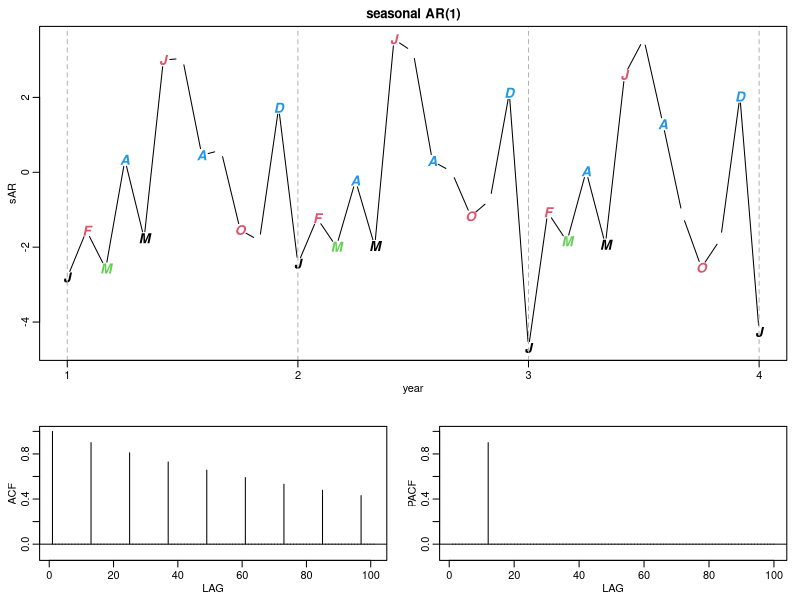
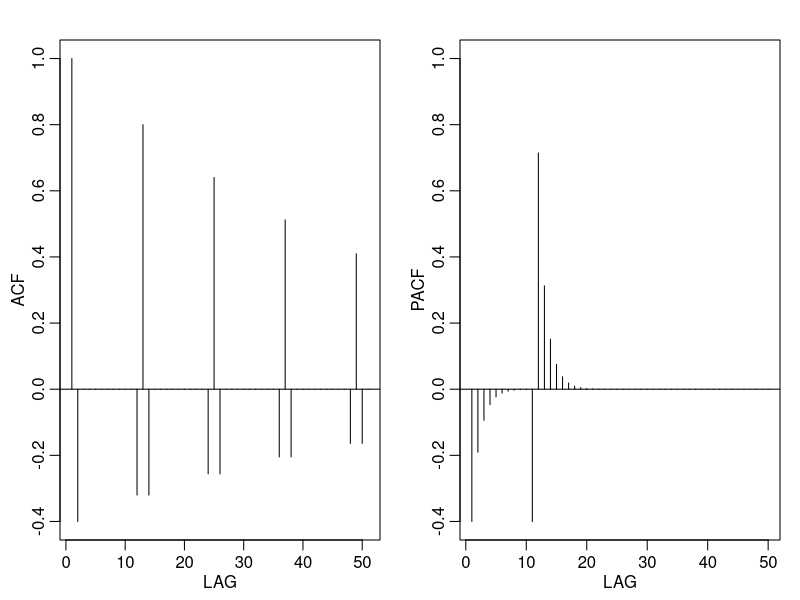
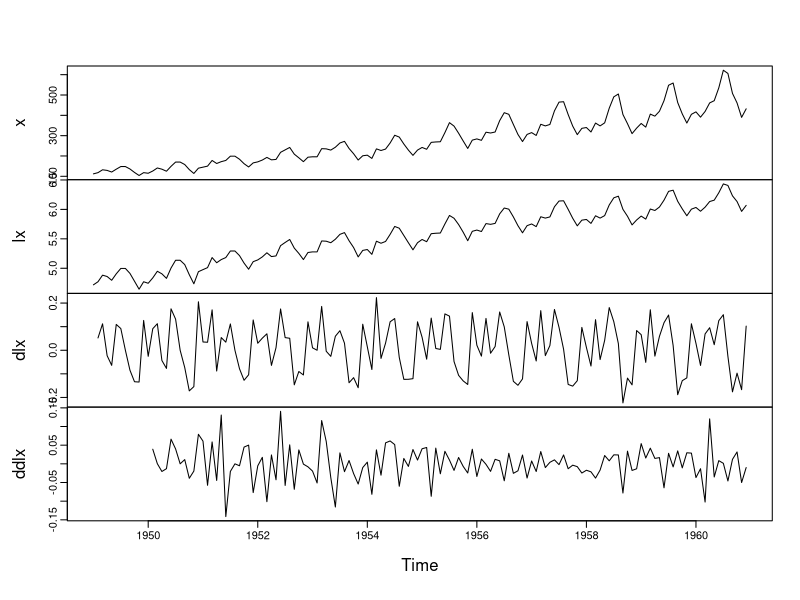
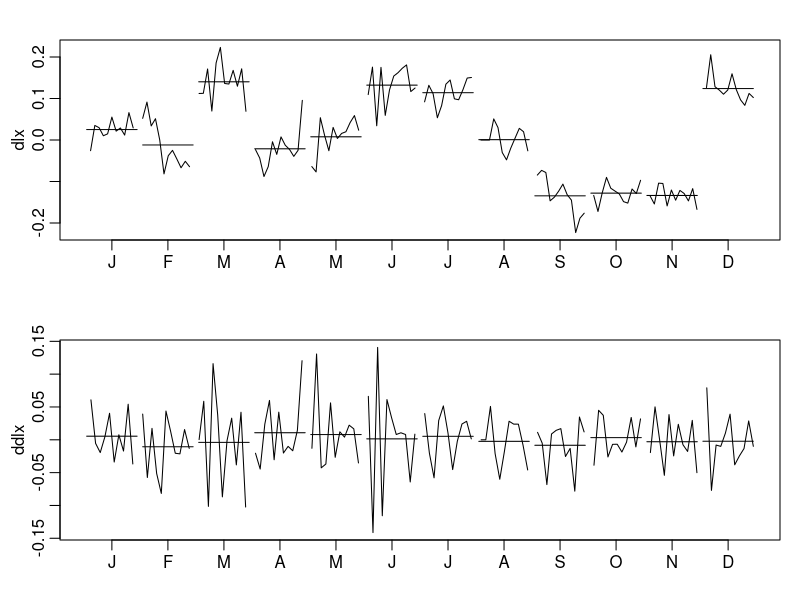
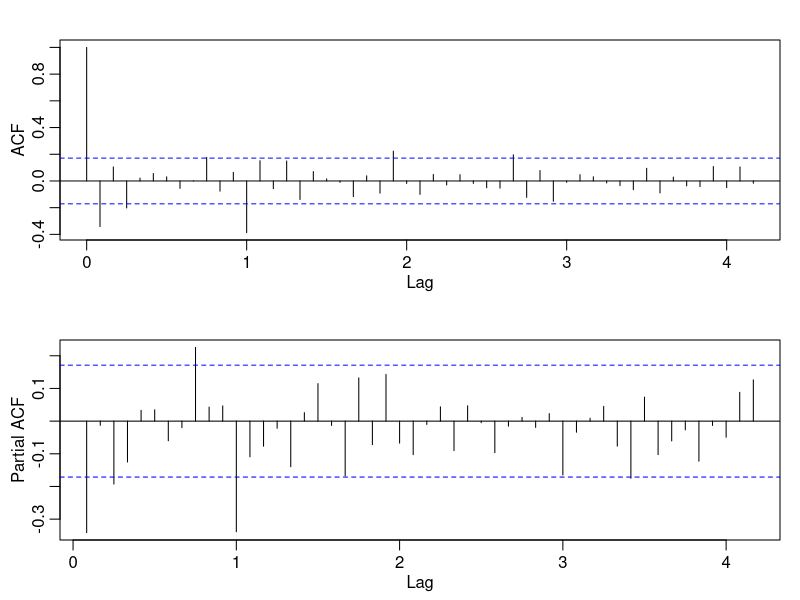

R code for these plots, in order:
# PSTAT 174/274, Spring '17,  
# Lab 5
# Examples obtained from Shumway - Time Series Analysis and its applications, 4th edition

# Page 146
#### Example 3.46 , Seasonal AR Series
# ARIMA(0,0,0)x(1,0,0)_S=12
set.seed(666)
phi= c(rep(0,11),.9) # 12 elements, the first 11 elements are 0 and the last element is .9
sAR= arima.sim(list(order=c(12,0,0), ar=phi), n=37)
# using arima.sim() to simulate 
# order(p,d,q): in this case, we want AR(12) where phi_12=.9

sAR= ts(sAR, freq=12)# convert sAR to time series format
# manually input frequency of 12
layout(matrix(c(1,1,2, 1,1,3), nc=2))
par(mar=c(3,3,2,1), mgp=c(1.6,.6,0))
plot(sAR, axes=FALSE,main='seasonal AR(1)',xlab="year", type='c')
Months= c("J","F","M","A","M","J","  J","A","  S","O","  N","D")
points(sAR, pch=Months, cex=1.25, font=4, col=1:4)
axis(1, 1:4); abline(v=1:4, lty=2, col=gray(.7))
axis(2); box()
# clear seasonal trend with d=12

# obtain theoretical ACF of SAR(12)
ACF= ARMAacf(ar=phi, ma=0, 100)
# ar=phi: AR(12) and the coeffcients of this AR(12) process is in 'phi' vector
# obtain theoretical PACF of SAR(12)
PACF= ARMAacf(ar=phi, ma=0, 100, pacf=TRUE)
plot(ACF,type="h", xlab="LAG", ylim=c(-.1,1));
abline(h=0)
# the theoretical acf decays geometrically
plot(PACF, type="h", xlab  ="LAG", ylim=c(-.1,1));
abline(h=0)

# Write out form of this SAR(12) model: X_t= phi_12*X_(t-12)+Z_t
# Since it is AR model --> in ACF plot, we see correlation between lags decays geometrically. However, ACF plot is not useful to determine number of lags should be included in the model.
# PACF plot is used to determine number of lags. Only lag 12 is significant --> model contains X_(t-12)


##### Example 3.47,  A Mixed Seasonal Model 
# ARIMA(  0  ,0,  1)×(  1  ,0,  0), s=12
# model contains non-seasonal MA(1)
# seasonal AR(1) with seasonal frequency of 12

phi= c(rep(0,11),.8) # the first 11 elements (the first 11 coeffcients in AR(12) are 0 and the last coefficient is .8) 
# calculate theorectical ACF:
ACF= ARMAacf(ar=phi, ma=-.5, 50) #theta is -0.5 for MA(1)
PACF= ARMAacf(ar=phi, ma=-.5, 50, pacf  =TRUE)
par(mfrow  =c(1,2))
plot(ACF,  type="h", xlab  ="LAG", ylim=c(-.4,1));
abline(h=0)
plot(PACF  , type="h", xlab  ="LAG", ylim=c(-.4,1));
abline(h=0)
# Strong periodic pattern in ACF --> seasonal trend. Also, ACF plot decays geometrically.  
ACF
# Spikes in ACF at low lags --> Indicate non seasonal MA component
# Spikes significantly in PACF at lag 12 (Ps=12): after this at ever lag Ps(s=2,3,4..) not significant anymore --> suggests AR seasonal component. 

# Example 3.49 Air Passenger
x= AirPassengers
lx= log(x) # take log of original ts as original ts has all positive values and we want to stabilize the variance (variance is proportional to the mean as time increases)
dlx= diff(lx) # take difference at lag 1 to remove trend
ddlx= diff(dlx, 12) # take difference at lag 12 to remove seasonal trend
plot.ts(cbind(x,lx,dlx,ddlx), main="")
# below of interest for showing seasonal RW (not shown here):
par(mfrow=c(2,1))
monthplot(dlx) # collect all values from the same month and plot them as a group --> after taking difference at lag 1, trend is still present
monthplot(ddlx) # a majority of months have similar mean 
acf(ddlx  ,50)
pacf(ddlx  ,50)
